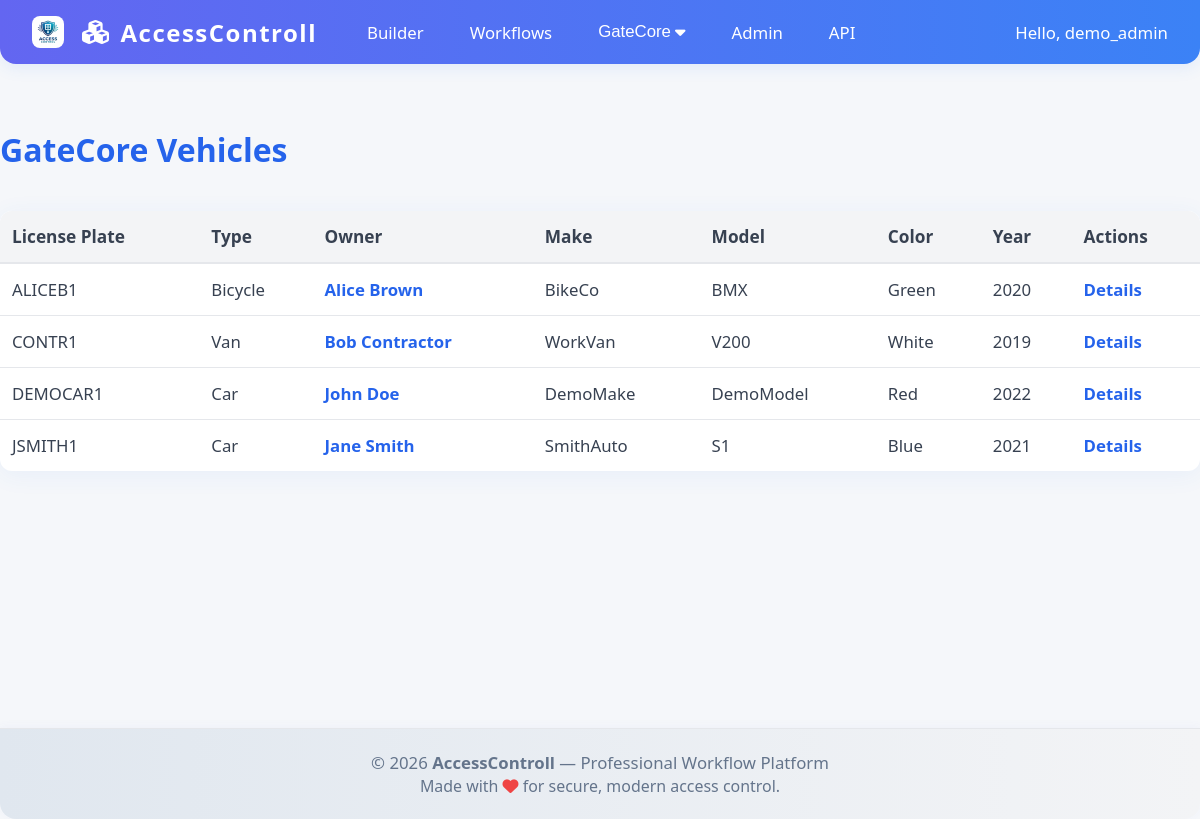
Before: /builder/gatecore/vehicles/ (signed in) with the older database file.
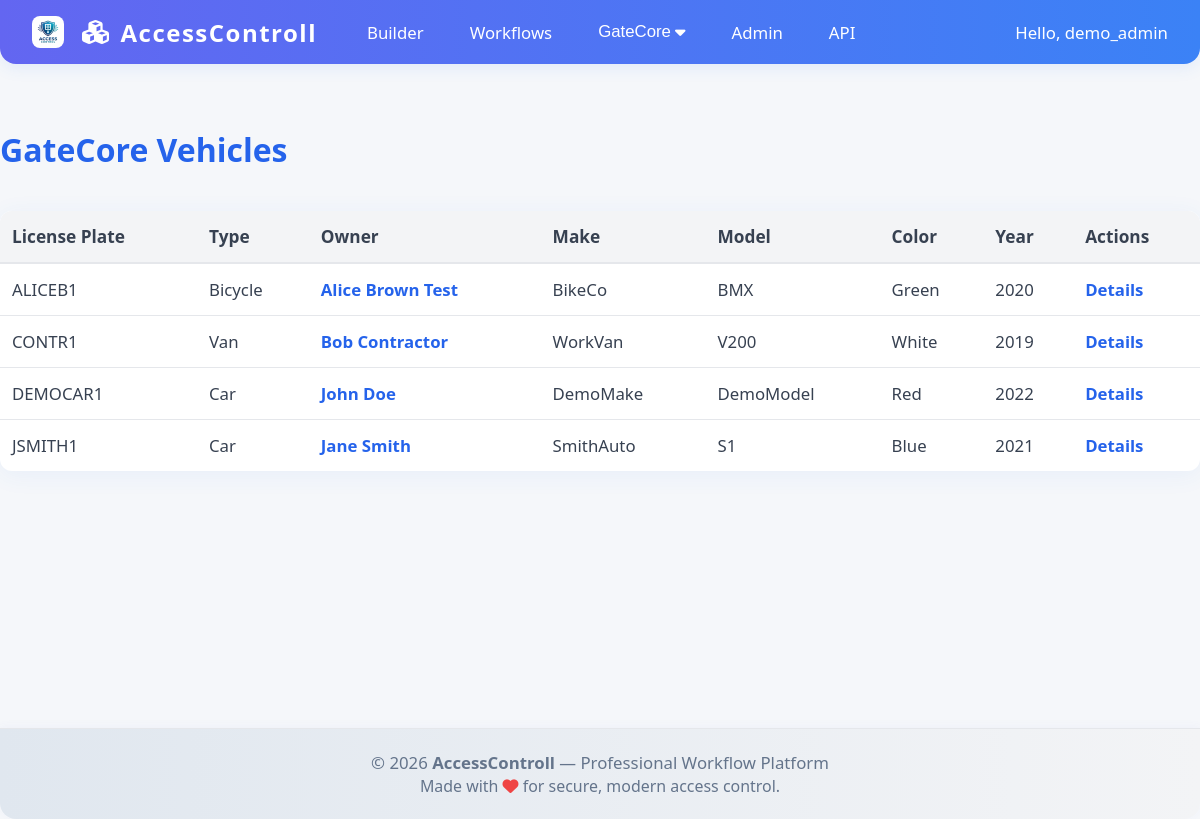
After: the same page with the newer database file.
### GateCore/models/people.py (models this page shows, shortened)
class Vehicle(BaseModel):
    VEHICLE_TYPES = [
        ("car", "Car"),
        ("motorcycle", "Motorcycle"),
        ("truck", "Truck"),
        ("van", "Van"),
        ("bus", "Bus"),
        ("bicycle", "Bicycle"),
    ]
    FUEL_TYPES = [
        ("petrol", "Petrol"),
        ("diesel", "Diesel"),
        ("electric", "Electric"),
        ("hybrid", "Hybrid"),
        ("cng", "CNG"),
    ]
    person = models.ForeignKey(
        Person,
        on_delete=models.CASCADE,
        related_name="vehicles"
    )
    license_plate = models.CharField(max_length=20)
    vehicle_type = models.CharField(max_length=30, choices=VEHICLE_TYPES, default="car")
    make = models.CharField(max_length=50, blank=True)
    model = models.CharField(max_length=50, blank=True)
    color = models.CharField(max_length=30, blank=True)
    year = models.IntegerField(null=True, blank=True)
    fuel_type = models.CharField(max_length=20, choices=FUEL_TYPES, blank=True)
    registration_number = models.CharField(max_length=50, blank=True)
    registration_expiry = models.DateField(null=True, blank=True)
    has_sticker = models.BooleanField(default=False)
    sticker_number = models.CharField(max_length=50, blank=True)
    class Meta:
        ordering = ['license_plate']
        unique_together = ["license_plate", "person"]
        indexes = [
            models.Index(fields=['license_plate']),
            models.Index(fields=['person', 'is_active']),
        ]

class Person(BaseModel):
    PHONE_DEVICE_CHOICES = [
        ("android", "Android"),
        ("ios", "iOS"),
        ("feature", "Feature Phone"),
        ("other", "Other"),
    ]
    GENDER_CHOICES = [
        ("M", "Male"),
        ("F", "Female"),
        ("O", "Other"),
        ("U", "Prefer not to say"),
    ]
    first_name = models.CharField(max_length=100)
    last_name = models.CharField(max_length=100)
    middle_name = models.CharField(max_length=100, blank=True)
    id_number = models.CharField(max_length=50, blank=True, null=True, unique=True)
    phone = models.CharField(max_length=30, validators=[validate_phone_number])
    phone_device_type = models.CharField(max_length=20, choices=PHONE_DEVICE_CHOICES, blank=True)
    phone_otp = models.CharField(max_length=8, blank=True)
    phone_otp_created = models.DateTimeField(null=True, blank=True)
    facial_recognition_enabled = models.BooleanField(default=False)
    email = models.EmailField(blank=True, null=True, validators=[validate_email])
    gender = models.CharField(max_length=1, choices=GENDER_CHOICES, blank=True)
    date_of_birth = models.DateField(null=True, blank=True)
    emergency_contact_name = models.CharField(max_length=200, blank=True)
    emergency_contact_phone = models.CharField(max_length=30, blank=True)
    photo = models.ImageField(upload_to="people/", blank=True, null=True)
    notes = models.TextField(blank=True)
    tags = models.JSONField(default=list, blank=True)
    last_seen = models.DateTimeField(null=True, blank=True)
    class Meta:
        ordering = ['last_name', 'first_name']
        indexes = [
            models.Index(fields=['last_name', 'first_name']),
            models.Index(fields=['id_number']),
            models.Index(fields=['is_active', 'is_deleted']),
        ]
        verbose_name_plural = "People"
    @property
    def full_name(self):
        return f"{self.first_name} {self.last_name}"

### frontend/views.py (the view)
# urls.py: path('gatecore/vehicles/', views.gatecore_vehicles, name='gatecore_vehicles'),
@login_required
def gatecore_vehicles(request):
	vehicles = Vehicle.objects.select_related('person').all()
	return render(request, "frontend/gatecore_vehicles.html", {"vehicles": vehicles})

### frontend/templates/frontend/gatecore_vehicles.html (shortened to what this page needs)
{% extends "frontend/base.html" %}
{% block content %}
<h2 style="max-width:1200px;margin:40px auto 0 auto;color:#2563eb;font-size:2rem;font-weight:800;">GateCore Vehicles</h2>
<table class="gatecore-table">
    <thead>
        <tr>
            <th>License Plate</th>
            <th>Type</th>
            <th>Owner</th>
            <th>Make</th>
            <th>Model</th>
            <th>Color</th>
            <th>Year</th>
            <th>Actions</th>
        </tr>
    </thead>
    <tbody>
    {% for vehicle in vehicles %}
        <tr>
            <td>{{ vehicle.license_plate }}</td>
            <td>{{ vehicle.get_vehicle_type_display }}</td>
            <td><a href="/frontend/gatecore/people/{{ vehicle.person.id }}/">{{ vehicle.person.full_name }}</a></td>
            <td>{{ vehicle.make }}</td>
            <td>{{ vehicle.model }}</td>
            <td>{{ vehicle.color }}</td>
            <td>{{ vehicle.year }}</td>
            <td><a href="/frontend/gatecore/vehicles/{{ vehicle.id }}/">Details</a></td>
        </tr>
    {% empty %}
        <tr><td colspan="8" style="text-align:center;color:#64748b;">No vehicles found.</td></tr>
    {% endfor %}
    </tbody>
</table>
{% endblock %}

Changed rows visible on the page:
changed through a linked row, Vehicle "ALICEB1": person.full_name "Alice Brown" → "Alice Brown Test"
